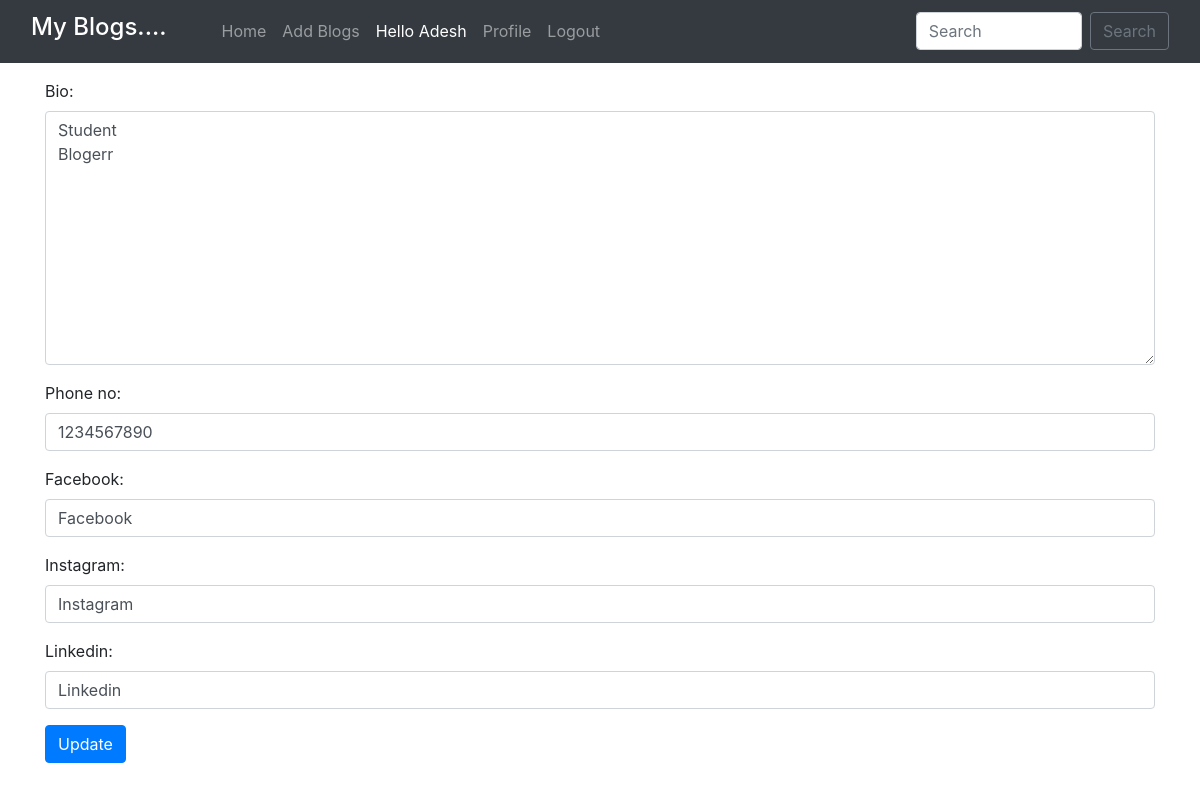
Screenshot of /edit_profile/ (signed in) with the database file from the repository.
### home/models.py (models this page shows, shortened)
class Profile(models.Model):
    user = models.OneToOneField(User, on_delete=models.CASCADE, blank=True, null=True)
    bio = models.TextField(blank=True,null=True)
    phone_no = models.IntegerField(blank=True, null=True)
    facebook = models.CharField(max_length=300, blank=True, null=True)
    instagram = models.CharField(max_length=300, blank=True, null=True)
    linkedin = models.CharField(max_length=300, blank=True, null=True)

### home/views.py (the view)
# urls.py: path("edit_profile/", views.edit_profile, name="edit_profile"),
def edit_profile(request):
    try:
        profile = request.user.profile
    except Profile.DoesNotExist:
        profile = Profile(user=request.user)
    if request.method=="POST":
        form = ProfileForm(data=request.POST, files=request.FILES, instance=profile)
        if form.is_valid():
            form.save()
            alert = True
            return render(request, "edit_profile.html", {'alert':alert})
    else:
        form=ProfileForm(instance=profile)
    return render(request, "edit_profile.html", {'form':form})

### home/forms.py
class ProfileForm(forms.ModelForm):
    class Meta:
        model = Profile
        fields = ( 'bio','phone_no', 'facebook', 'instagram', 'linkedin',  )
        widgets = {
                'bio': forms.Textarea(attrs={'class':'form-control', 'placeholder':'Enter the Bio'}),
                    'phone_no': forms.TextInput(attrs={'class':'form-control', 'placeholder':'Enter the phone number'}),
                'facebook': forms.TextInput(attrs={'class':'form-control', 'placeholder':'Facebook'}),
            'linkedin': forms.TextInput(attrs={'class':'form-control', 'placeholder':'Linkedin'}),
            'instagram': forms.TextInput(attrs={'class':'form-control', 'placeholder':'Instagram'}),
        }

### home/templates/edit_profile.html (shortened to what this page needs)
{% extends 'base.html' %}
{% block body %}
<form action="/edit_profile/" enctype="multipart/form-data" method="POST"> {% csrf_token %}
    <div class="container mt-3">
   {{ form.as_p }}
        <button type="submit" class="btn btn-primary">Update</button>
    </div>
</form>
{% endblock %}

### home/templates/base.html (shortened to what this page needs)
<!doctype html>
<html lang="en">
  <head>
    <link href="//maxcdn.bootstrapcdn.com/bootstrap/4.1.1/css/bootstrap.min.css" rel="stylesheet" id="bootstrap-css">
    <link href="https://cdn.jsdelivr.net/npm/bootstrap@5.0.2/dist/css/bootstrap.min.css" rel="stylesheet">
    <link rel="stylesheet" href="https://maxcdn.bootstrapcdn.com/bootstrap/4.0.0/css/bootstrap.min.css">
  </head>
  <body>
    <nav class="navbar navbar-expand-lg navbar-dark bg-dark sticky-top">
        <div class="container-fluid">
          <a class="navbar-brand" href="#"><h4>My Blogs....</h4></a>
          <div class="collapse navbar-collapse" id="navbarSupportedContent">
          <div class="container mx-3">
            <ul class="navbar-nav me-auto mb-2 mb-lg-0">
              <li class="nav-item">
                <a class="nav-link {% block homeactive %} {% endblock homeactive %}" aria-current="page" href="/">Home</a>
              </li>
              {% if user.is_authenticated %}
              <li class="nav-item">
                <a class="nav-link {% block add_blogs_active %} {% endblock add_blogs_active %}" href="/add_blogs/">Add Blogs</a>
              </li>
              <li class="nav-item">
                <a class="nav-link active" href="#">Hello {{request.user}}</a>
              </li>
              <li class="nav-item">
                <a class="nav-link {% block profileactive %} {% endblock profileactive %}" href="/profile/">Profile</a>
              </li>
              <li class="nav-item">
                <a class="nav-link" href="/logout/">Logout</a>
              </li>
              {% endif %}
            </ul>
            </div>
            <form class="d-flex" method="POST" action="/search/"> {% csrf_token %}
              <input class="form-control me-2" type="search" placeholder="Search" name="searched" id="searched" aria-label="Search">
              <button href="/search/" class="btn btn-outline-secondary" type="submit">Search</button>
            </form>
          </div>
        </div>
      </nav>
      {% block body %}
      {% endblock %}
</body>
</html>

### rows the page displays
Profile: bio "Student Blogerr", phone_no "1234567890", facebook "Facebook", instagram "Instagram", linkedin "Linkedin"

### other values shown
{{ request.user }} "Adesh"
